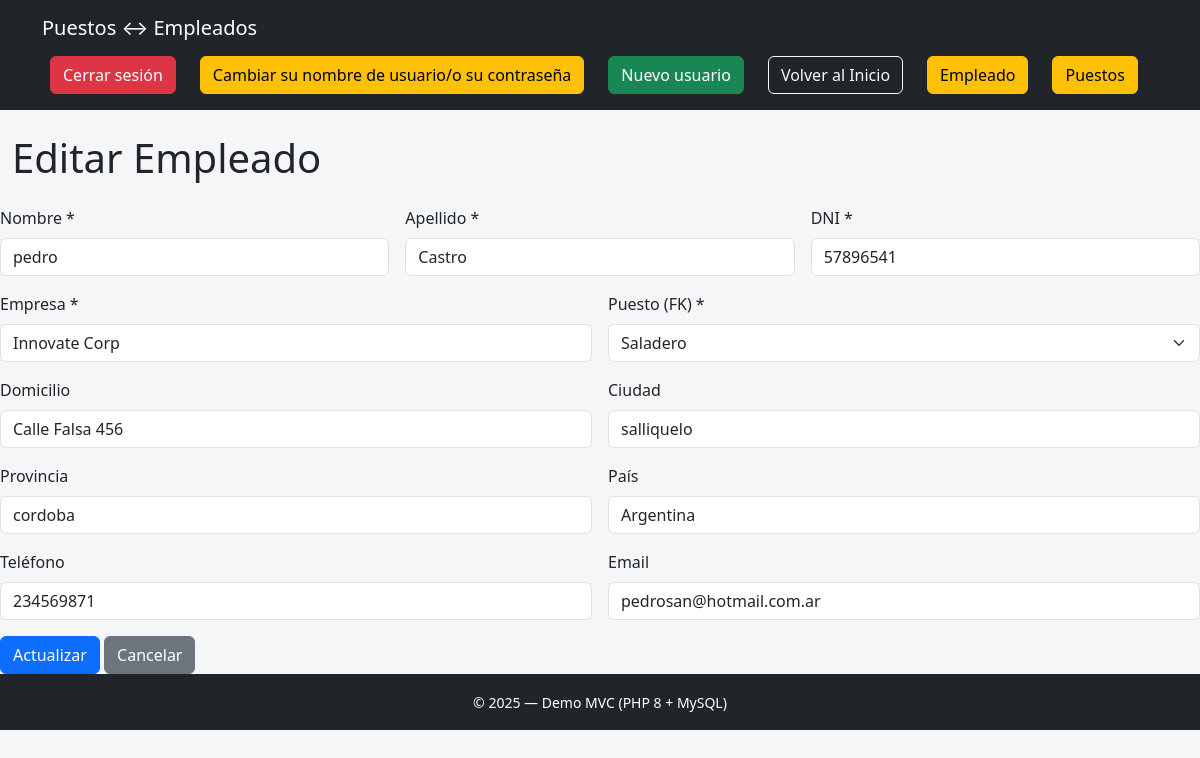
The app's page /trabajo_practico_dos_tablas/index.php?c=empleado&a=edit&id=3 (signed in) with its own data.
### tables this page shows
CREATE TABLE `empleados` (
  `id` int(10) UNSIGNED NOT NULL,
  `nombre` varchar(80) NOT NULL,
  `apellido` varchar(80) NOT NULL,
  `dni` varchar(12) NOT NULL,
  `empresa` varchar(120) NOT NULL,
  `domicilio` varchar(120) DEFAULT NULL,
  `ciudad` varchar(80) DEFAULT NULL,
  `provincia` varchar(80) DEFAULT NULL,
  `pais` varchar(60) DEFAULT 'Argentina',
  `telefono` varchar(30) DEFAULT NULL,
  `email` varchar(120) DEFAULT NULL,
  `creado_en` datetime NOT NULL DEFAULT current_timestamp(),
  `puesto_id` int(10) UNSIGNED NOT NULL
);

CREATE TABLE `puestos` (
  `id` int(10) UNSIGNED NOT NULL,
  `nombre` varchar(100) NOT NULL,
  `tarea` varchar(255) DEFAULT NULL
);

### trabajo_practico_dos_tablas/index.php (called while the page is built, shortened)
<?php
require_once __DIR__ . '/auth.php';
?>
<?php
$controller = $_GET['c'] ?? 'empleado';
$action     = $_GET['a'] ?? 'list';
$controllerObj = new $controllerClass();
$data = $controllerObj->$action();
$viewPath = __DIR__ . "/views/{$controller}/{$controllerObj->view}.php";
include __DIR__ . "/views/header.php";
include $viewPath;
include __DIR__ . "/views/footer.php";

### trabajo_practico_dos_tablas/model/db.php (called while the page is built, shortened)
<?php
class Db
{
  public function __construct()
  {
    $host = "localhost";
    $user = "root";
    $pass = "";
    $db   = "empresa_1";
    $this->con = @new mysqli($host, $user, $pass, $db);
  }
}

### trabajo_practico_dos_tablas/model/empleado.php (called while the page is built, shortened)
<?php
require_once __DIR__ . '/db.php';
class Empleado {
  private mysqli $con;
  public function __construct() {
    $db = new Db();
    $this->con = $db->con;
  }
  public function find(int $id): ?array {
    $stmt = $this->con->prepare(
      "SELECT e.*,
              COALESCE(p.nombre, '(Sin puesto)') AS puesto
       FROM empleados e
       LEFT JOIN puestos p ON p.id = e.puesto_id
       WHERE e.id = ?"
    );
    $stmt->bind_param("i", $id);
    $stmt->execute();
    $res = $stmt->get_result();
    return $res->fetch_assoc() ?: null;
  }
}

### trabajo_practico_dos_tablas/model/Puesto.php (called while the page is built, shortened)
<?php
require_once __DIR__ . '/db.php';
class Puesto
{
  private mysqli $con;
  public function __construct()
  {
    $db = new Db();
    $this->con = $db->con;
  }
  public function all(): array
  {
    $sql = '
      SELECT
        a.id,
        a.nombre AS puesto,   -- alias amigable para la vista
        a.tarea,
        COUNT(b.id) AS can_empleados
      FROM puestos a
      LEFT JOIN empleados b ON b.puesto_id = a.id
      GROUP BY a.id, a.nombre, a.tarea
      ORDER BY a.nombre
    ';
    $res = $this->con->query($sql);
    return $res ? $res->fetch_all(MYSQLI_ASSOC) : [];
  }
}

### trabajo_practico_dos_tablas/controller/empleado.php (called while the page is built, shortened)
<?php
require_once __DIR__ . '/../auth.php';
require_once __DIR__ . '/../model/Empleado.php';
require_once __DIR__ . '/../model/Puesto.php';
class EmpleadoController {
  public Empleado $empleadoModel;
  public Puesto $puestoModel;
  public function __construct() {
    $this->empleadoModel = new Empleado();
    $this->puestoModel   = new Puesto();
  }
  public function edit(): array {
    $id  = (int)($_GET['id'] ?? 0);
    $emp = $this->empleadoModel->find($id);
    return [
      'empleado' => $emp,
      'puestos'  => $this->puestoModel->all(),
      'errores'  => []
    ];
  }
}

### trabajo_practico_dos_tablas/auth.php (called while the page is built, shortened)
<?php
function isLoggedIn(): bool {
  return !empty($_SESSION['user_id']);
}
function currentRole(): string {
  return $_SESSION['user_role'] ?? 'anon';
}
function requireRole(array $allowed): void {
  $role = currentRole();
}

### trabajo_practico_dos_tablas/views/empleado/form.php (the view, shortened to what this page needs)
<?php
$puestos  = $data['puestos']  ?? [];
$empleado = $data['empleado'] ?? null;
$editando = !empty($empleado);
?>
<form method="post" action="?c=empleado&a=<?= $editando ? 'update' : 'save' ?>" class="row g-3">
  <div class="col-md-4">
    <label class="form-label">Nombre *</label>
    <input name="nombre" class="form-control" required
           value="<?= htmlspecialchars($empleado['nombre'] ?? '') ?>">
  </div>
  <div class="col-md-4">
    <label class="form-label">Apellido *</label>
    <input name="apellido" class="form-control" required
           value="<?= htmlspecialchars($empleado['apellido'] ?? '') ?>">
  </div>
  <div class="col-md-4">
    <label class="form-label">DNI *</label>
    <input name="dni" class="form-control" required
           value="<?= htmlspecialchars($empleado['dni'] ?? '') ?>">
  </div>
  <div class="col-md-6">
    <label class="form-label">Empresa *</label>
    <input name="empresa" class="form-control" required
           value="<?= htmlspecialchars($empleado['empresa'] ?? '') ?>">
  </div>
  <div class="col-md-6">
    <label class="form-label">Puesto (FK) *</label>
    <select name="puesto_id" class="form-select" required>
      <?php foreach ($puestos as $p): ?>
        <option value="<?= (int)$p['id'] ?>"
          <?= (isset($empleado['puesto_id']) && (int)$empleado['puesto_id'] === (int)$p['id']) ? 'selected' : '' ?>>
          <?= htmlspecialchars($p['nombre'] ?? $p['puesto'] ?? '') ?>
        </option>
      <?php endforeach; ?>
    </select>
  </div>
  <div class="col-md-6">
    <label class="form-label">Domicilio</label>
    <input name="domicilio" class="form-control"
           value="<?= htmlspecialchars($empleado['domicilio'] ?? '') ?>">
  </div>
  <div class="col-md-6">
    <label class="form-label">Ciudad</label>
    <input name="ciudad" class="form-control"
           value="<?= htmlspecialchars($empleado['ciudad'] ?? '') ?>">
  </div>
  <div class="col-md-6">
    <label class="form-label">Provincia</label>
    <input name="provincia" class="form-control"
           value="<?= htmlspecialchars($empleado['provincia'] ?? '') ?>">
  </div>
  <div class="col-md-6">
    <label class="form-label">País</label>
    <input name="pais" class="form-control"
           value="<?= htmlspecialchars($empleado['pais'] ?? 'Argentina') ?>">
  </div>
  <div class="col-md-6">
    <label class="form-label">Teléfono</label>
    <input name="telefono" class="form-control"
           value="<?= htmlspecialchars($empleado['telefono'] ?? '') ?>">
  </div>
  <div class="col-md-6">
    <label class="form-label">Email</label>
    <input name="email" type="email" class="form-control"
           value="<?= htmlspecialchars($empleado['email'] ?? '') ?>">
  </div>
  <div class="col-12">
    <button class="btn btn-primary"><?= $editando ? 'Actualizar' : 'Guardar' ?></button>
    <a class="btn btn-secondary" href="?c=empleado&a=list">Cancelar</a>
  </div>
</form>

### trabajo_practico_dos_tablas/views/header.php (style rules this page uses)
body { background:#f4f6f8; }

### records on screen
empleados: nombre "pedro", apellido "Castro", dni "57896541", empresa "Innovate Corp", puesto_id "Saladero", domicilio "Calle Falsa 456", ciudad "salliquelo", provincia "cordoba", pais "Argentina", telefono "234569871", email "pedrosan@hotmail.com.ar"

### other values on screen
$page_title "Editar Empleado"
